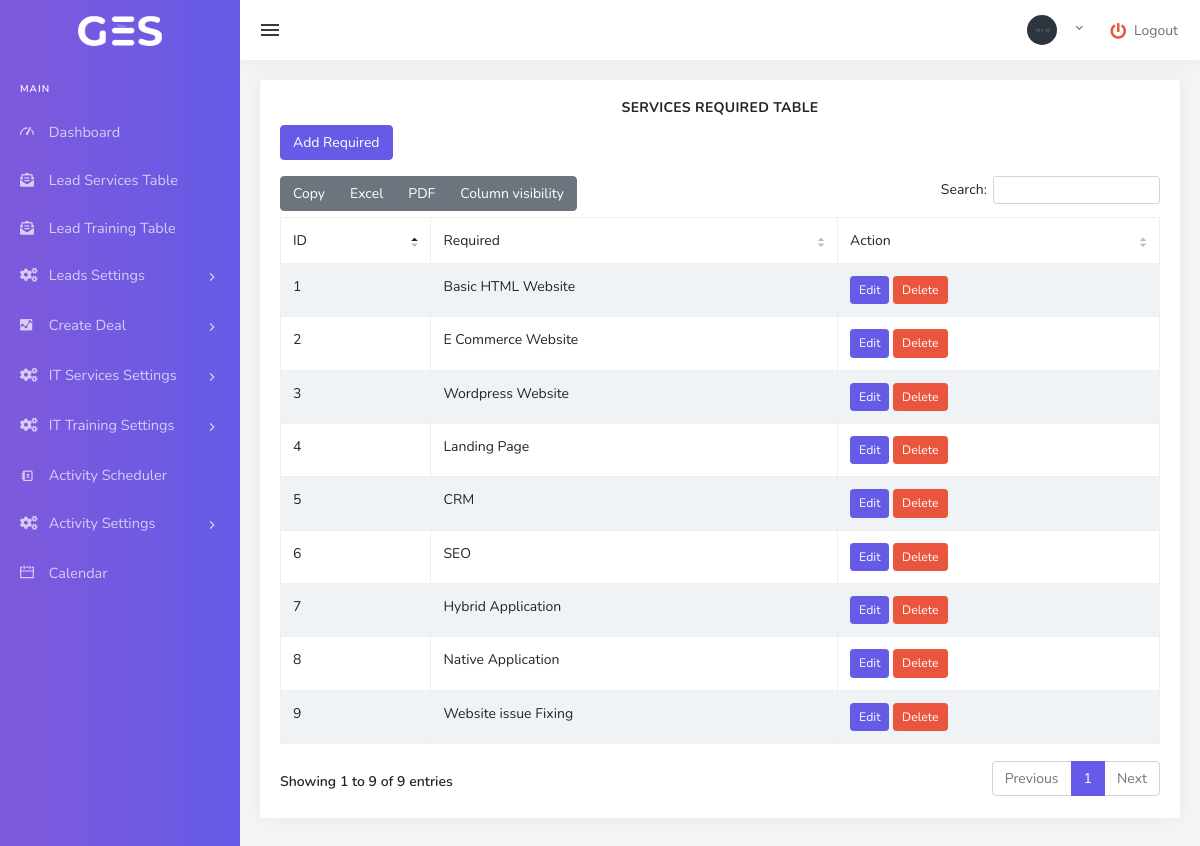
/index.php/services_required_controller, run on the app's committed database.
### tables this page shows
CREATE TABLE `services_required` (
  `id` int(11) NOT NULL,
  `Required` varchar(255) NOT NULL
);

### application/controllers/Services_required_controller.php (called while the page is built, shortened)
<?php
class Services_required_controller extends CI_Controller {
    public function __construct() {
        $this->load->model('Services_required_model');
    }
    public function index() {
        $data['required_list'] = $this->Services_required_model->get_all_required();
        $this->load->view('includes/header',$page_data);
        $this->load->view('deal/required_list', $data);
        $this->load->view('includes/footer', $page_data);
    }
}
?>

### index.php (called while the page is built, shortened)
<?php
require_once BASEPATH.'core/CodeIgniter.php';

### application/models/Services_required_model.php (called while the page is built, shortened)
<?php
class Services_required_model extends CI_Model {
    public function get_all_required() {
        return $this->db->get('Services_Required')->result();
    }
}
?>

### application/views/deal/required_list.php (the view)
<div class="row">
    <div class="col-12">
        <div class="card">
            <div class="card-body">
                <div class="text-center">
                    <h4 class="card-title">Services Required Table</h4>
                </div>
                <a href="<?php echo base_url('Masterdata/Services_required_controller/add_required'); ?>" class="btn btn-primary mb-3">Add Required</a>
                <table id="datatable-buttons" class="table table-striped table-bordered dt-responsive nowrap" style="border-collapse: collapse; border-spacing: 0; width: 100%;">
                    <thead>
                        <tr>
                            <th>ID</th>
                            <th>Required</th>
                            <th>Action</th>
                        </tr>
                    </thead>
                    <tbody>
                        <?php foreach ($required_list as $required): ?>
                            <tr>
                                <td><?php echo $required->id; ?></td>
                                <td><?php echo $required->Required; ?></td>
                                <td>
                                    <a href="<?php echo base_url('Masterdata/Services_required_controller/edit_required/' . $required->id); ?>" class="btn btn-primary btn-sm">Edit</a>
                                    <a href="<?php echo base_url('Masterdata/Services_required_controller/delete_required/' . $required->id); ?>" class="btn btn-danger btn-sm" onclick="return confirm('Are you sure you want to delete this required service?');">Delete</a>
                                </td>
                            </tr>
                        <?php endforeach; ?>
                    </tbody>
                </table>
            </div>
        </div>
    </div>
</div>

### data on the page
services_required: id "1", Required "Basic HTML Website"
services_required: id "2", Required "E Commerce Website"
services_required: id "3", Required "Wordpress Website"
services_required: id "4", Required "Landing Page"
services_required: id "5", Required "CRM"
services_required: id "6", Required "SEO"
services_required: id "7", Required "Hybrid Application"
services_required: id "8", Required "Native Application"
services_required: id "9", Required "Website issue Fixing"
